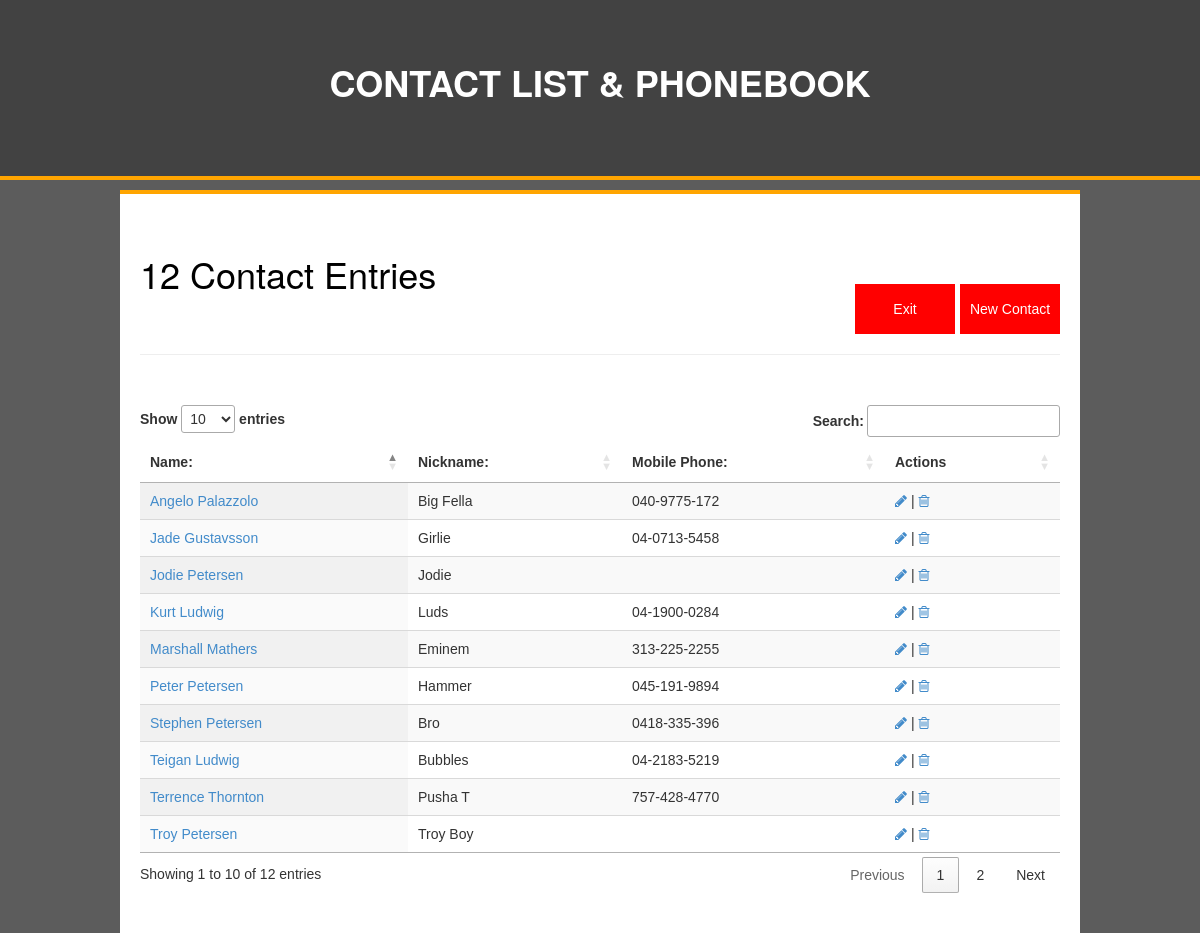
Page /phonebook_database/index.php (signed in) on the committed database.
### tables this page shows
CREATE TABLE `contacts` (
  `contact_id` int(11) NOT NULL,
  `contact_fname` varchar(100) NOT NULL,
  `contact_lname` varchar(100) NOT NULL,
  `contact_nickname` varchar(100) NOT NULL,
  `contact_cphone` varchar(50) NOT NULL,
  `contact_hphone` varchar(50) NOT NULL,
  `contact_wphone` varchar(50) NOT NULL,
  `contact_facebook` varchar(50) NOT NULL,
  `contact_address` varchar(100) NOT NULL,
  `contact_city` varchar(50) NOT NULL,
  `contact_state` varchar(50) NOT NULL,
  `contact_zipcode` varchar(50) NOT NULL,
  `contact_profile` varchar(255) NOT NULL,
  `contact_notes` longblob NOT NULL,
  `contact_status` enum('0','1') NOT NULL DEFAULT '1'
);

### phonebook_database/index.php (the view, shortened to what this page needs)
<!DOCTYPE html>
<html class="no-js">
<head>
<link rel="stylesheet" href="css/bootstrap.css">
<link rel="stylesheet" href="css/main.css">
</head>
<body>
<?php
	require_once"connect.php";
	$contacts = array();
	$all_contacts = "select * from contacts where contact_status = '1'";
	$sql_all_contacts = $conn->query($all_contacts);
	$total_contacts = $sql_all_contacts->num_rows;
	while ($row = mysqli_fetch_assoc($sql_all_contacts)) {
		$contacts[] = $row;
	}
 ?>
<!DOCTYPE html>
<html>
<head>
	<?php include"includes/head.inc"; ?>
</head>
<body>
	<div class="wrapper">
		<?php include"includes/header.inc"; ?>
		<div class="content">
			<div class="floatl"><h1><?php echo $total_contacts ?> Contact Entries</h1></div>
			<a class="floatr" href="insert_contact.php"><input class="cancel_contact_button" type="button" value="New Contact"></a>
			<a class="floatr" href="logout.php"><input class="cancel_contact_button  exit_btn" type="button" value="Exit"></a>
				<hr class="pageTitle">
				<table id="contactsTable" class="display">
					<thead>
						<tr align="left">
							<th>Name:</th>
							<th class="hidden_col">Nickname:</th>
							<th>Mobile Phone:</th>
							<th>Actions</th>
						</tr>
					</thead>
					<tbody>
					 	<?php foreach ($contacts as $contact) {?>
						<tr>
							<td><a class="visited-contact" href="contact.php?id=<?php echo $contact["contact_id"]; ?>"><?php echo $contact["contact_fname"] . " " . $contact["contact_lname"]; ?></a></td>
							<td class="hidden_col"><?php echo $contact["contact_nickname"]; ?></td>
							<td><?php echo $contact["contact_cphone"]; ?></td>
							<td><a href="update_contact.php?id=<?php echo $contact["contact_id"]; ?>"><i class="fa fa-pencil"></i></a> | <a href="delete_contact.php?id=<?php echo $contact["contact_id"] ?>"><i class="fa fa-trash-o"></i></a></td>
						</tr>
						<?php } ?>
					</tbody>
				</table>
		</div>
	</div>
</body>
</html>

### phonebook_database/css/main.css (style rules this page uses)
body { font-family:helvetica, arial, sans-serif; padding:0; margin:0; background-color:#5c5c5c; }
.floatl { float:left; }
.floatr { float:right; }
h1 { color:#000000; }
.wrapper { width:100%; }
.content { width:80%; margin:-130px auto 0 auto; margin-top:10px; background-color:#ffffff; border-top:4px solid orange; padding:40px 20px; }
a { text-decoration: none !important; }

### phonebook_database/css/styles.css (style rules this page uses)
body { font-family:helvetica, arial, sans-serif; padding:0; margin:0; background-color:; }
.floatl { float:left;color:yellow; }
.floatr { float:right; }
.wrapper { width:100%; }
.content { width:80%; margin:-130px auto 0 auto; background-color:; border-top:4px solid orange; padding:40px 20px; }
a { text-decoration: none !important; }
.pageTitle { margin-bottom:50px; }
.cancel_contact_button { width: 100px; height: 50px; background-color:red; color:#ffffff; border:none; margin-top:50px; }
.exit_btn { margin-right: 5px; }

### rows in the picture
contacts: contact_fname "Marshall", contact_lname "Mathers", contact_nickname "Eminem", contact_cphone "313-225-2255"
contacts: contact_fname "Terrence", contact_lname "Thornton", contact_nickname "Pusha T", contact_cphone "757-428-4770"
contacts: contact_fname "Peter", contact_lname "Petersen", contact_nickname "Hammer", contact_cphone "045-191-9894"
contacts: contact_fname "Angelo", contact_lname "Palazzolo", contact_nickname "Big Fella", contact_cphone "040-9775-172"
contacts: contact_fname "Teigan", contact_lname "Ludwig", contact_nickname "Bubbles", contact_cphone "04-2183-5219"
contacts: contact_fname "Jade", contact_lname "Gustavsson", contact_nickname "Girlie", contact_cphone "04-0713-5458"
contacts: contact_fname "Kurt", contact_lname "Ludwig", contact_nickname "Luds", contact_cphone "04-1900-0284"
contacts: contact_fname "Stephen", contact_lname "Petersen", contact_nickname "Bro", contact_cphone "0418-335-396"
contacts: contact_fname "Troy", contact_lname "Petersen", contact_nickname "Troy Boy"
contacts: contact_fname "Jodie", contact_lname "Petersen", contact_nickname "Jodie"

### other values in the picture
$total_contacts "12"
